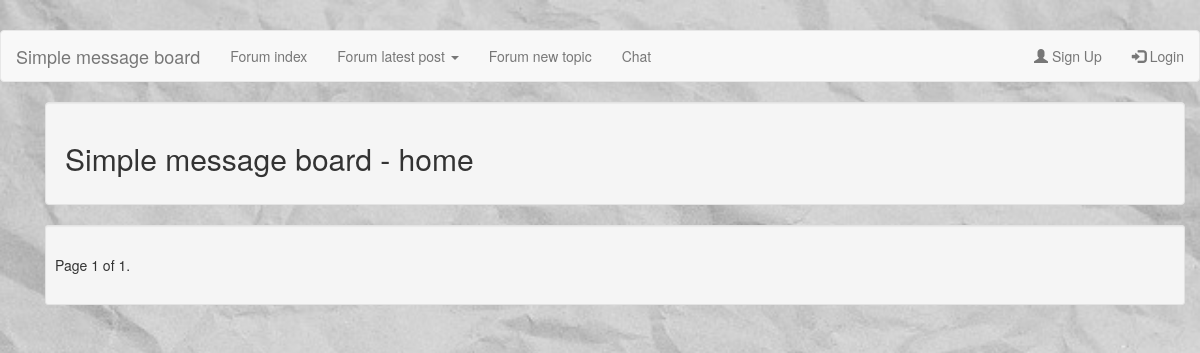
The app's page /, older data.
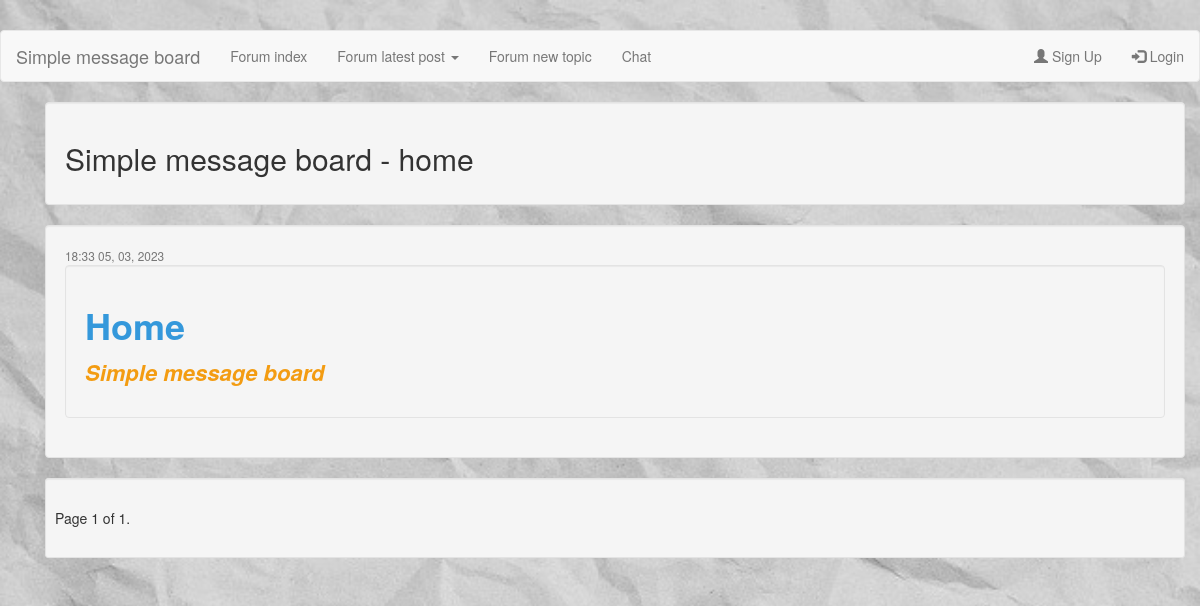
The same page, newer data.
### forum/models.py (models this page shows, shortened)
class Home_page(models.Model):
    title = models.CharField(max_length=100, blank=False)
    content = RichTextField()
    public_post = models.BooleanField(default=False)
    date_posted = models.DateTimeField(default=timezone.now)
    date_last_save = models.DateTimeField(auto_now=timezone.now)
    author = models.ForeignKey(User, on_delete=models.CASCADE)

### forum/views.py (the view)
# urls.py: path('', views.home, name='message-board_home'),
def home(request):
    if request.user.is_authenticated:
        items_in_page_tmp = request.user.profile.items_in_page
        db_data = Home_page.objects.all().order_by('-date_posted')
    else:
        items_in_page_tmp = 10
        db_data = Home_page.objects.filter(public_post = True).order_by('-date_posted')
    if items_in_page_tmp > 0:
        items_in_page_int = items_in_page_tmp
    else:
        items_in_page_int = 1
    if items_in_page_tmp > 50:
        items_in_page_int = 50
    paginator = Paginator(db_data, items_in_page_int)
    page_number = request.GET.get('page')
    page_data = paginator.get_page(page_number)
    dic_x = {
        'title': 'home',
        'title_page' : 'Home',
        'posts': page_data
    }
    return render(request, 'forum/home.html', dic_x)

### forum/templates/forum/home.html (shortened to what this page needs)
{% extends "forum/base.html" %}
{% block content %}
    <div class="well"><h2>Simple message board - {{ title }}</h2></div>
    {% for post in posts %}
        <div class="media">
            <div class="well">
                <div class="media-body">
                    <small class="text-muted">{{ post.date_last_save|date:"H:i d, m, Y" }}</small>
                <div class="well">
                    <p class="article-content">{{ post.content | safe }}</p>
                </div>
            </div>
        </div>
    {% endfor %}
    <div class="well well-sm">
        <div class="pagination">
            <span class="step-links">
                <span class="current">
                    Page {{ posts.number }} of {{ posts.paginator.num_pages }}.
                </span>
            </span>
        </div>
    </div>
    </div>
{% endblock content %}

### forum/templates/forum/base.html (shortened to what this page needs)
{% load static %}
<!DOCTYPE html>
<html>
<head>
    <link rel="stylesheet" href="https://maxcdn.bootstrapcdn.com/bootstrap/3.4.1/css/bootstrap.min.css">
</head>
  <body>
    <header class="site-header">
      <nav class="navbar navbar-default" >
        <div class="container-fluid" >
          <div class="navbar-header">
            <a class="navbar-brand" href="{% url 'message-board_home' %}">Simple message board</a>
          </div>
          <ul class="nav navbar-nav">
            <li><a href="{% url 'forum_index' %}">Forum index</a></li>
            <li class="dropdown"><a class="dropdown-toggle" data-toggle="dropdown" href="#">Forum latest post <span class="caret"></span></a>
            </li>
            <li><a href="{% url 'forum_topic-create' %}">Forum new topic</a></li>
            <li><a href="{% url 'chat_view' %}">Chat</a></li>
          </ul>
          <ul class="nav navbar-nav navbar-right">
            {% if user.is_authenticated %}
            <script>
              if (w > w_sw) {
                document.write("<li><a>{{user}}</a></li>");
                document.write("<li><a href='{% url 'profile' %}'><span class='glyphicon glyphicon-user'></span> Profile</a></li>");
              }else {
                document.write("<li><a href='{% url 'profile' %}'><span class='glyphicon glyphicon-user'></span> {{user}}</a></li>");
              }
            </script>
            <li><a href='javascript:;' data-toggle="modal" data-target="#logOutModal">
              <span class="glyphicon glyphicon-log-out"></span> Logout</a></li>
            {% else %}
            <li><a href="{% url 'register' %}"><span class="glyphicon glyphicon-user"></span> Sign Up</a></li>
            <li><a href="{% url 'login' %}"><span class="glyphicon glyphicon-log-in"></span> Login</a></li>
            {% endif %}
          </ul>
        </div>
      </nav>
    </header>
    <main role="main" class="container">
      <div class="row">
        <div class="col-md-8">
          {% block content %}{% endblock %}
        </div>
      </div>
    </main>
  </body>
</html>

Row changes from the older to the newer data that the page shows:
now on this page (row edited): Home_page: date_last_save "18:33 05, 03, 2023", content "Home Simple message board"
